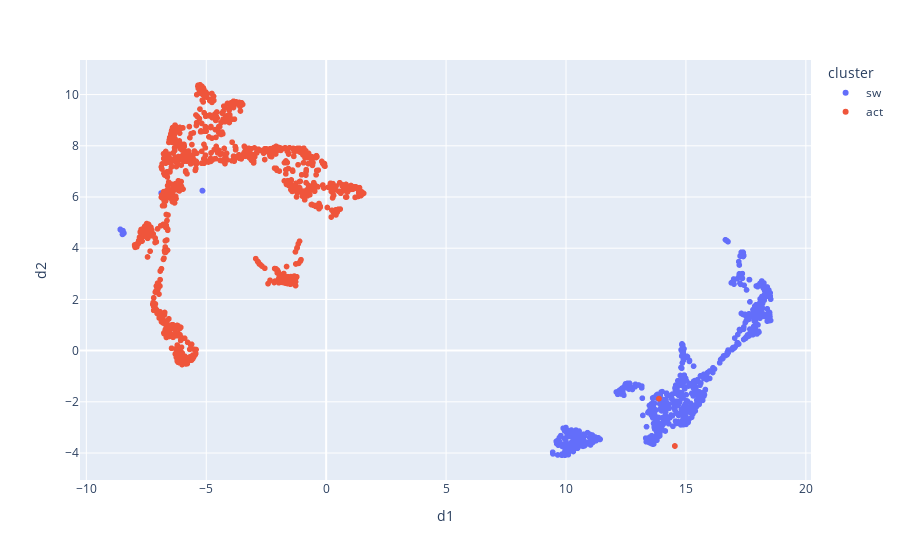

Notebook cell for this chart:
### Code cell
session = "acute_15"
sh = SpikesHandler(block="pre", bin_width=1, session_names=[session])
eeg_sub = eeg.loc[lambda x: x.session_name == session]
df = sh.binned_piv.loc[lambda x: x.index < 1800]
X = TfidfTransformer().fit_transform(df.values)
# X = df.values

y = get_state_long(df.reset_index(), eeg_sub, index_name="bin", eeg_time_col="timepoint_s")["cluster"].values
y = np.where(y == "sw", 1, 0)

mod = UMAP().fit(X, y)
df1 = pd.DataFrame(mod.embedding_, columns=["d1", "d2"], index=df.index).reset_index()
df1 = get_state_long(df1, eeg_sub, index_name="bin", eeg_time_col="timepoint_s")
px.scatter(df1, x="d1", y="d2", color="cluster")

### Figure 1 — Plotly figure (JSON) as saved in the notebook; plotly's stock layout.template omitted (floating-point values rounded to 4 significant figures; data arrays with more than 128 entries replaced by an {"elided": "..."} marker saying what was removed)
{"data": [{"hovertemplate": "cluster=sw<br>d1=%{x}<br>d2=%{y}<extra></extra>", "legendgroup": "sw", "marker": {"color": "#636efa", "symbol": "circle"}, "mode": "markers", "name": "sw", "showlegend": true, "type": "scattergl", "x": {"elided": "732 float values"}, "xaxis": "x", "y": {"elided": "732 float values"}, "yaxis": "y"}, {"hovertemplate": "cluster=act<br>d1=%{x}<br>d2=%{y}<extra></extra>", "legendgroup": "act", "marker": {"color": "#EF553B", "symbol": "circle"}, "mode": "markers", "name": "act", "showlegend": true, "type": "scattergl", "x": {"elided": "1068 float values"}, "xaxis": "x", "y": {"elided": "1068 float values"}, "yaxis": "y"}], "layout": {"legend": {"title": {"text": "cluster"}, "tracegroupgap": 0}, "margin": {"t": 60}, "xaxis": {"anchor": "y", "domain": [0, 1], "title": {"text": "d1"}}, "yaxis": {"anchor": "x", "domain": [0, 1], "title": {"text": "d2"}}}}
